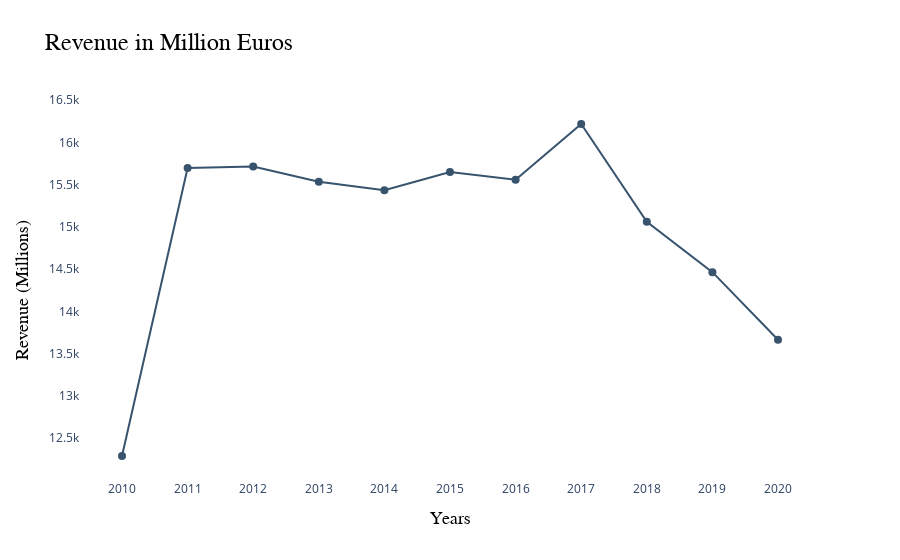

Here is the notebook cell this chart was saved with:
### Code cell
import plotly.graph_objects as go

# Define data for the line chart
x_categories = ['2010', '2011', '2012', '2013', '2014', '2015', '2016', '2017', '2018', '2019', '2020']
y_values = [12288, 15697, 15713, 15534, 15433, 15648, 15558, 16217, 15060, 14464, 13663]

# Create trace for the line chart
fig = go.Figure(go.Scatter(
    x=x_categories,
    y=y_values,
    mode='lines+markers',  # Specify line and markers
    marker=dict(
        size=8,
        color='rgb(55, 83, 109)',  # Customize color as needed
        symbol='circle'
    ),
    text=y_values,
    textposition='top center'  # Adjust text position as needed
))

# Customize layout
fig.update_layout(
    title='Revenue in Million Euros',
    title_font_family='Arial, sans-serif',
    title_font_size=24,
    title_font_color='#000000',
    xaxis_title='Years',
    xaxis_title_font=dict(
        family='Arial, sans-serif',
        size=18,
        color='#000000'
    ),
    yaxis_title='Revenue (Millions)',
    yaxis_title_font=dict(
        family='Arial, sans-serif',
        size=18,
        color='#000000'
    ),
    plot_bgcolor='white'
)

# Display the chart
fig.show()

### Figure 1 — Plotly figure (JSON) as saved in the notebook; plotly's stock layout.template omitted (floating-point values rounded to 4 significant figures)
{"data": [{"marker": {"color": "rgb(55, 83, 109)", "size": 8, "symbol": "circle"}, "mode": "lines+markers", "text": ["12288", "15697", "15713", "15534", "15433", "15648", "15558", "16217", "15060", "14464", "13663"], "textposition": "top center", "type": "scatter", "x": ["2010", "2011", "2012", "2013", "2014", "2015", "2016", "2017", "2018", "2019", "2020"], "y": [12288, 15697, 15713, 15534, 15433, 15648, 15558, 16217, 15060, 14464, 13663]}], "layout": {"plot_bgcolor": "white", "title": {"font": {"color": "#000000", "family": "Arial, sans-serif", "size": 24}, "text": "Revenue in Million Euros"}, "xaxis": {"title": {"font": {"color": "#000000", "family": "Arial, sans-serif", "size": 18}, "text": "Years"}}, "yaxis": {"title": {"font": {"color": "#000000", "family": "Arial, sans-serif", "size": 18}, "text": "Revenue (Millions)"}}}}
